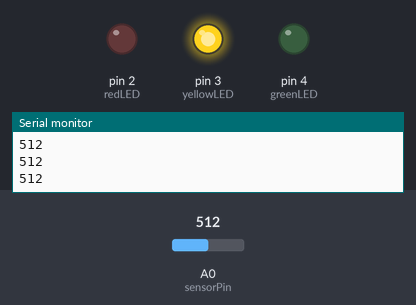
The sketch below on a simulated Arduino Uno, built with avr-gcc and run on an emulated ATmega328P. Parts: output pins drawn as LEDs (lit = HIGH), the last lines printed to the serial monitor. Inputs (shaded band) come from the test bench; at power-on: A0 (sensorPin) = 512.

Above: at 1.3 s.
1.4 s: A0 (sensorPin) set to 591
2.9 s: A0 (sensorPin) set to 608
At 4.2 s:
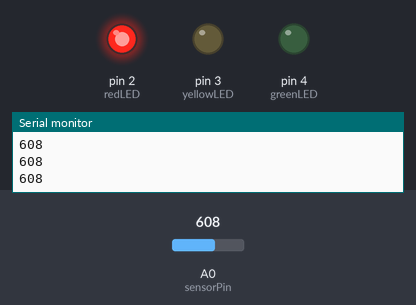
4.5 s: A0 (sensorPin) set to 290
At 5.3 s:
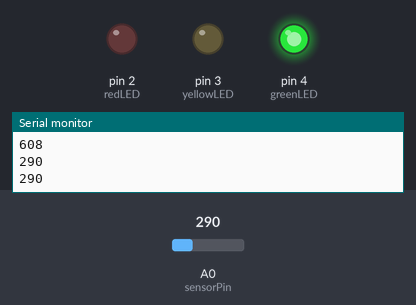
6.0 s: A0 (sensorPin) set to 307
At 6.5 s:
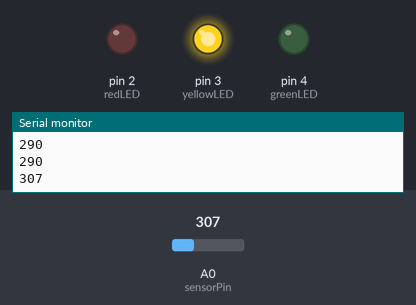
7.5 s: A0 (sensorPin) set to 122
At 8.9 s:
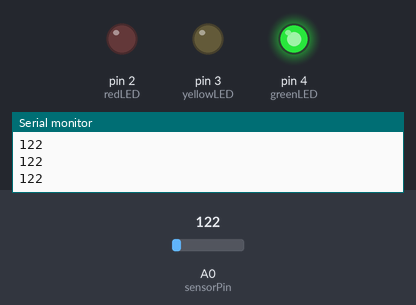
Timing chart, 0 to 10.0 s (numbered marks = the images above; inputs shaded):
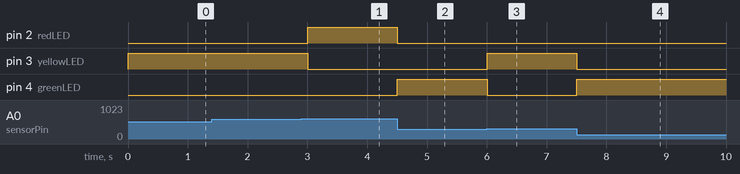

Measured:
- the behaviour switches between 599 and 600 on A0 (sensorPin) (found by bisection; images 0 and 1)
- the behaviour switches between 299 and 300 on A0 (sensorPin) (found by bisection; images 2 and 3)
- after the input at 2.9 s, pin 2 (redLED): LOW → HIGH after 0.10 s; pin 3 (yellowLED): HIGH → LOW after 0.10 s
- after the input at 4.5 s, pin 2 (redLED): HIGH → LOW at once; pin 4 (greenLED): LOW → HIGH at once
- after the input at 6.0 s, pin 3 (yellowLED): LOW → HIGH at once; pin 4 (greenLED): HIGH → LOW at once
- after the input at 7.5 s, pin 3 (yellowLED): HIGH → LOW at once; pin 4 (greenLED): LOW → HIGH at once

The sketch:

lab2.ino
```cpp
const int sensorPin = A0;
const int redLED = 2;
const int yellowLED = 3;
const int greenLED = 4;

void setup() {
  pinMode(redLED, OUTPUT);
  pinMode(yellowLED, OUTPUT);
  pinMode(greenLED, OUTPUT);
  Serial.begin(9600);
}

void loop() {
  int sensorValue = analogRead(sensorPin);
  Serial.println(sensorValue); // For calibration

  // Adjust these thresholds based on your sensor's readings
  if (sensorValue < 300) {
    // Low water
    digitalWrite(redLED, LOW);
    digitalWrite(yellowLED, LOW);
    digitalWrite(greenLED, HIGH);
  } else if (sensorValue < 600) {
    // Medium water
    digitalWrite(redLED, LOW);
    digitalWrite(yellowLED, HIGH);
    digitalWrite(greenLED, LOW);
  } else {
    // High water
    digitalWrite(redLED, HIGH);
    digitalWrite(yellowLED, LOW);
    digitalWrite(greenLED, LOW);
  }

  delay(500);
}
```
